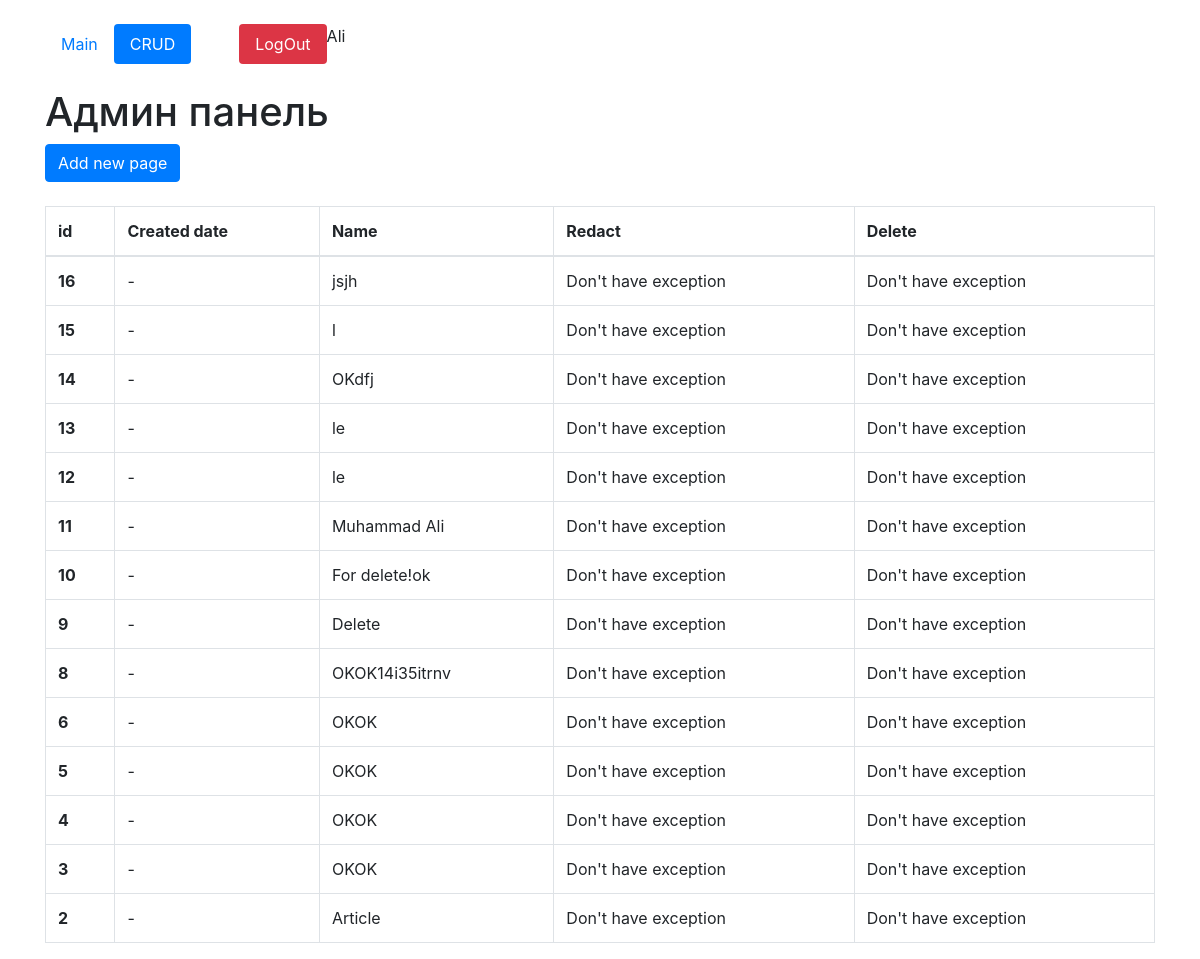
/edit-page (signed in), run on an earlier commit of the app's database.
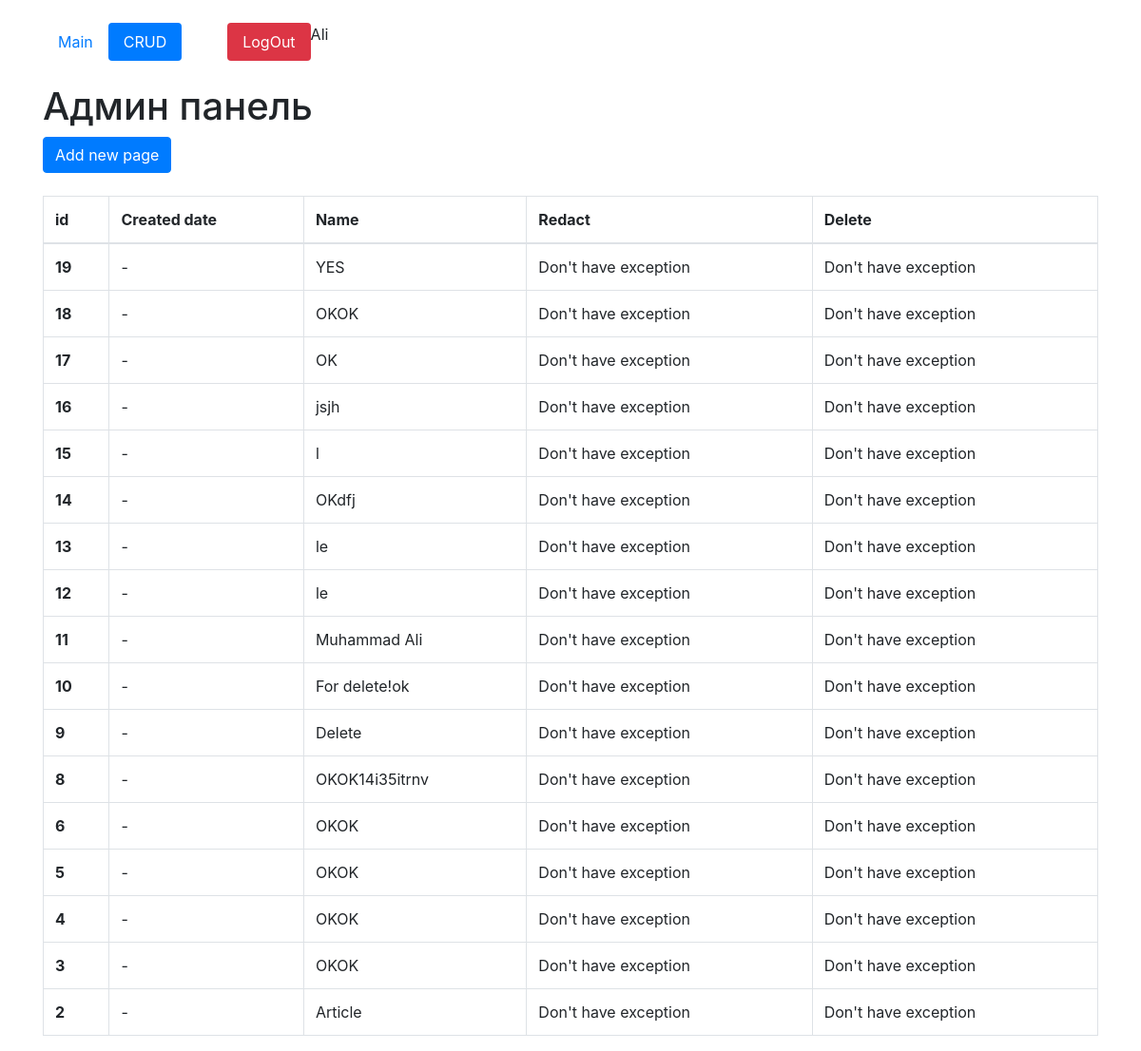
And on a later commit of the database.
### article/models.py (models this page shows, shortened)
class Article(models.Model):
  created_date = models.DateTimeField(auto_now=True)
  name = models.CharField(max_length=200)
  text = models.TextField()

### api/article/views.py (the view, shortened to what this page needs)
# urls.py: path('edit-page', views.ArticleCreateView.as_view(), name='edit_page'),
class ArticleCreateView(LoginRequiredMixin, CustomSuccessMessageMixin, CreateView):
  login_url = reverse_lazy('login_page')
  model = Article
  template_name = 'edit_page.html'
  form_class = ArticleForm
  success_url = reverse_lazy('edit_page')
  success_msg = 'Notation created'
  def get_context_data(self,**kwargs):
    kwargs['list_articles'] = Article.objects.all().order_by('-id')
    return super().get_context_data(**kwargs)

### article/templates/edit_page.html (shortened to what this page needs)
{% extends 'index.html' %}
{% block content %}
  <h1 class="mt-4">Админ панель</h1>
  <button type="button" class="btn btn-primary" data-toggle="modal" data-target="#exampleModal">
    Add new page
  </button>
  {% if update %}
    {% if success_update %}
      <p style="color:red">Notation updated</p>
    {% endif %}
    <p class="mt-4">Page updated</p>
    <p><a href="{% url 'edit_page' %}">Go back</a></p>
    <form id="update_data" method="post">
        {% csrf_token %}
        {{form}}
      </form>
    <button form="update_data" type="submit" class="btn btn-primary">Update</button>
  {% else %}
    <table class="table table-bordered mt-4">
      <thead>
        <tr>
          <th scope="col">id</th>
          <th scope="col">Created date</th>
          <th scope="col">Name</th>
          <th scope="col">Redact</th>
          <th scope="col">Delete</th>
        </tr>
      </thead>
      <tbody>
        {% for i in list_articles %}
          <tr {% if i.id|slugify == request.GET.id %} style="background:lightgreen" {% endif %}>
            <th>{{i.id}}</th>
            <td>{{i.create_date|date:'d.m.Y'}} - {{i.author}}</td>
            <td>{{i.name}}</td>
            <td>
              {% if request.user == i.author %}
                <a href="{% url 'update_page' i.id %}">redact</a>
              {% else %}
                Don't have exception
              {% endif %}
            </td>
            <td>
              {% if request.user == i.author %}
                <form id="delete_form{{i.id}}" action="{% url 'delete_page' i.id %}" method="post">{% csrf_token %}</form>
                <a href="javascript:void()" onclick="delete_question{{i.id}}()">delete</a>
                <script>
                  function delete_question{{i.id}}()
                  {
                    if (confirm("Are you sure?")) {
                      document.getElementById('delete_form{{i.id}}').submit()
                    }
                  }
                </script>
              {% else %}
                Don't have exception
              {% endif %}
            </td>
          </tr>
        {% endfor %}
      </tbody>
    </table>
  {% endif %}
{% endblock content %}

What changed in the data, as far as the page shows it:
added Article: id "19", name "YES"
added Article: id "18", name "OKOK"
added Article: id "17", name "OK"
